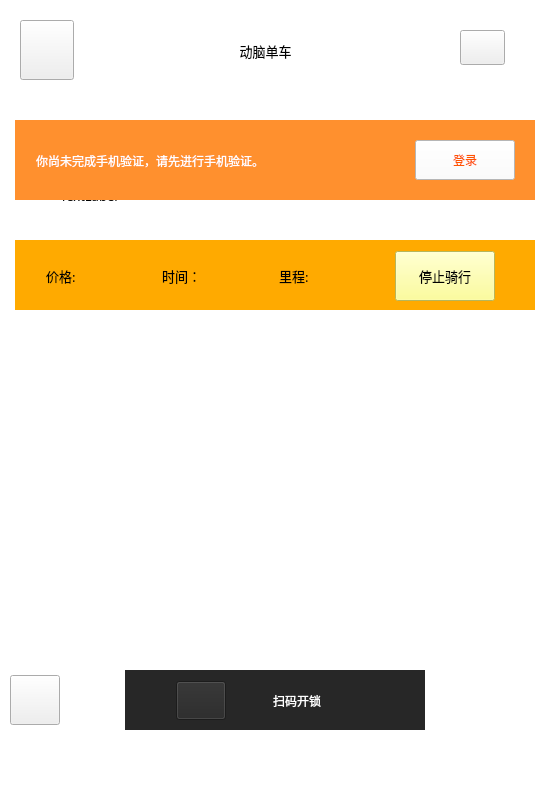
<?xml version="1.0" encoding="UTF-8"?>
<ui version="4.0">
 <class>HomeWindow</class>
 <widget class="QWidget" name="HomeWindow">
  <property name="geometry">
   <rect>
    <x>0</x>
    <y>0</y>
    <width>550</width>
    <height>800</height>
   </rect>
  </property>
  <property name="minimumSize">
   <size>
    <width>550</width>
    <height>800</height>
   </size>
  </property>
  <property name="maximumSize">
   <size>
    <width>550</width>
    <height>800</height>
   </size>
  </property>
  <property name="font">
   <font>
    <family>微软雅黑</family>
    <pointsize>10</pointsize>
   </font>
  </property>
  <property name="windowTitle">
   <string>动脑单车</string>
  </property>
  <property name="windowIcon">
   <iconset resource="image/image.qrc">
    <normaloff>:/home/home_title_icon.png</normaloff>:/home/home_title_icon.png</iconset>
  </property>
  <widget class="QPushButton" name="user_center_button">
   <property name="geometry">
    <rect>
     <x>20</x>
     <y>20</y>
     <width>54</width>
     <height>60</height>
    </rect>
   </property>
   <property name="maximumSize">
    <size>
     <width>55</width>
     <height>60</height>
    </size>
   </property>
   <property name="text">
    <string/>
   </property>
   <property name="icon">
    <iconset>
     <normaloff>:/home/home_user_center_icon.png</normaloff>
     <normalon>:/home/home_user_center_icon.png</normalon>:/home/home_user_center_icon.png</iconset>
   </property>
  </widget>
  <widget class="QStackedWidget" name="stackedWidget">
   <property name="geometry">
    <rect>
     <x>0</x>
     <y>90</y>
     <width>550</width>
     <height>710</height>
    </rect>
   </property>
   <property name="currentIndex">
    <number>0</number>
   </property>
   <widget class="QWidget" name="page">
    <widget class="QWidget" name="tipLoginWidget" native="true">
     <property name="geometry">
      <rect>
       <x>15</x>
       <y>30</y>
       <width>520</width>
       <height>80</height>
      </rect>
     </property>
     <property name="styleSheet">
      <string notr="true">background-color: rgb(255, 144, 46);</string>
     </property>
     <widget class="QWidget" name="horizontalLayoutWidget">
      <property name="geometry">
       <rect>
        <x>10</x>
        <y>0</y>
        <width>501</width>
        <height>81</height>
       </rect>
      </property>
      <layout class="QHBoxLayout" name="horizontalLayout">
       <item>
        <widget class="QLabel" name="label">
         <property name="styleSheet">
          <string notr="true">font: 11pt &quot;Arial&quot;;
color: rgb(255, 255, 255);</string>
         </property>
         <property name="text">
          <string>你尚未完成手机验证，请先进行手机验证。</string>
         </property>
         <property name="wordWrap">
          <bool>true</bool>
         </property>
        </widget>
       </item>
       <item>
        <widget class="QPushButton" name="requestLoginButton">
         <property name="maximumSize">
          <size>
           <width>100</width>
           <height>40</height>
          </size>
         </property>
         <property name="styleSheet">
          <string notr="true">background-color: rgb(255, 255, 255);
color: rgb(255, 255, 255);
color: rgb(255, 85, 0);
font: 10pt &quot;新宋体&quot;;
font: 75 9pt &quot;Arial&quot;;</string>
         </property>
         <property name="text">
          <string>登录</string>
         </property>
        </widget>
       </item>
      </layout>
     </widget>
    </widget>
    <widget class="QLabel" name="label_3">
     <property name="geometry">
      <rect>
       <x>60</x>
       <y>90</y>
       <width>182</width>
       <height>31</height>
      </rect>
     </property>
     <property name="text">
      <string>TextLabel</string>
     </property>
    </widget>
    <widget class="QWidget" name="scanWidget" native="true">
     <property name="geometry">
      <rect>
       <x>125</x>
       <y>580</y>
       <width>300</width>
       <height>60</height>
      </rect>
     </property>
     <property name="styleSheet">
      <string notr="true">background-color: rgb(39, 39, 39);</string>
     </property>
     <widget class="QWidget" name="horizontalLayoutWidget_2">
      <property name="geometry">
       <rect>
        <x>-1</x>
        <y>0</y>
        <width>301</width>
        <height>61</height>
       </rect>
      </property>
      <layout class="QHBoxLayout" name="horizontalLayout_2">
       <item>
        <widget class="QPushButton" name="cameraScanButton">
         <property name="maximumSize">
          <size>
           <width>50</width>
           <height>45</height>
          </size>
         </property>
         <property name="text">
          <string/>
         </property>
        </widget>
       </item>
       <item>
        <widget class="QLabel" name="scanTipLabel">
         <property name="maximumSize">
          <size>
           <width>100</width>
           <height>16777215</height>
          </size>
         </property>
         <property name="styleSheet">
          <string notr="true">color: rgb(255, 255, 255);
font: 12pt &quot;黑体&quot;;</string>
         </property>
         <property name="text">
          <string>扫码开锁</string>
         </property>
        </widget>
       </item>
      </layout>
     </widget>
    </widget>
    <widget class="QWidget" name="verticalLayoutWidget">
     <property name="geometry">
      <rect>
       <x>-1</x>
       <y>-1</y>
       <width>551</width>
       <height>711</height>
      </rect>
     </property>
     <layout class="QVBoxLayout" name="mapLayout">
      <item>
       <widget class="QWidget" name="widget_2" native="true"/>
      </item>
     </layout>
    </widget>
    <zorder>label_3</zorder>
    <zorder>verticalLayoutWidget</zorder>
    <zorder>tipLoginWidget</zorder>
    <zorder>scanWidget</zorder>
   </widget>
   <widget class="QWidget" name="page_2"/>
  </widget>
  <widget class="QPushButton" name="bikeButton">
   <property name="geometry">
    <rect>
     <x>150</x>
     <y>30</y>
     <width>231</width>
     <height>41</height>
    </rect>
   </property>
   <property name="styleSheet">
    <string notr="true">background-color: rgb(255, 255, 255);
font: 14pt &quot;黑体&quot;;</string>
   </property>
   <property name="text">
    <string>动脑单车</string>
   </property>
   <property name="flat">
    <bool>true</bool>
   </property>
  </widget>
  <widget class="QPushButton" name="messages_button">
   <property name="geometry">
    <rect>
     <x>460</x>
     <y>30</y>
     <width>45</width>
     <height>35</height>
    </rect>
   </property>
   <property name="maximumSize">
    <size>
     <width>50</width>
     <height>40</height>
    </size>
   </property>
   <property name="text">
    <string/>
   </property>
   <property name="icon">
    <iconset>
     <normaloff>:/home/home_messages_icon.png</normaloff>:/home/home_messages_icon.png</iconset>
   </property>
  </widget>
  <widget class="QLabel" name="background">
   <property name="geometry">
    <rect>
     <x>0</x>
     <y>0</y>
     <width>550</width>
     <height>800</height>
    </rect>
   </property>
   <property name="styleSheet">
    <string notr="true">background-color: rgb(255, 255, 255);</string>
   </property>
   <property name="text">
    <string/>
   </property>
  </widget>
  <widget class="QPushButton" name="locationButton">
   <property name="enabled">
    <bool>true</bool>
   </property>
   <property name="geometry">
    <rect>
     <x>10</x>
     <y>675</y>
     <width>50</width>
     <height>50</height>
    </rect>
   </property>
   <property name="maximumSize">
    <size>
     <width>50</width>
     <height>50</height>
    </size>
   </property>
   <property name="text">
    <string/>
   </property>
  </widget>
  <widget class="QWidget" name="ridingInfowidget" native="true">
   <property name="geometry">
    <rect>
     <x>15</x>
     <y>240</y>
     <width>520</width>
     <height>70</height>
    </rect>
   </property>
   <property name="styleSheet">
    <string notr="true">background-color: rgb(255, 170, 0);</string>
   </property>
   <widget class="QWidget" name="horizontalLayoutWidget_3">
    <property name="geometry">
     <rect>
      <x>0</x>
      <y>0</y>
      <width>511</width>
      <height>71</height>
     </rect>
    </property>
    <layout class="QHBoxLayout" name="ridingInfoLayout">
     <item>
      <spacer name="horizontalSpacer_2">
       <property name="orientation">
        <enum>Qt::Horizontal</enum>
       </property>
       <property name="sizeType">
        <enum>QSizePolicy::Fixed</enum>
       </property>
       <property name="sizeHint" stdset="0">
        <size>
         <width>20</width>
         <height>20</height>
        </size>
       </property>
      </spacer>
     </item>
     <item>
      <widget class="QLabel" name="moneyLabel">
       <property name="styleSheet">
        <string notr="true">font: 11pt &quot;黑体&quot;;</string>
       </property>
       <property name="text">
        <string>价格:</string>
       </property>
      </widget>
     </item>
     <item>
      <widget class="QLabel" name="timeLabel">
       <property name="styleSheet">
        <string notr="true">font: 11pt &quot;黑体&quot;;</string>
       </property>
       <property name="text">
        <string>时间：</string>
       </property>
      </widget>
     </item>
     <item>
      <widget class="QLabel" name="tripLabel">
       <property name="styleSheet">
        <string notr="true">font: 11pt &quot;黑体&quot;;</string>
       </property>
       <property name="text">
        <string>里程:</string>
       </property>
      </widget>
     </item>
     <item>
      <widget class="QPushButton" name="finishRideButton">
       <property name="minimumSize">
        <size>
         <width>0</width>
         <height>50</height>
        </size>
       </property>
       <property name="maximumSize">
        <size>
         <width>100</width>
         <height>50</height>
        </size>
       </property>
       <property name="styleSheet">
        <string notr="true">font: 11pt &quot;黑体&quot;;
background-color: rgb(255, 255, 127);</string>
       </property>
       <property name="text">
        <string>停止骑行</string>
       </property>
      </widget>
     </item>
     <item>
      <spacer name="horizontalSpacer">
       <property name="orientation">
        <enum>Qt::Horizontal</enum>
       </property>
       <property name="sizeType">
        <enum>QSizePolicy::Fixed</enum>
       </property>
       <property name="sizeHint" stdset="0">
        <size>
         <width>20</width>
         <height>20</height>
        </size>
       </property>
      </spacer>
     </item>
    </layout>
    <zorder>tripLabel</zorder>
    <zorder>timeLabel</zorder>
    <zorder>moneyLabel</zorder>
    <zorder>finishRideButton</zorder>
   </widget>
  </widget>
  <zorder>background</zorder>
  <zorder>user_center_button</zorder>
  <zorder>stackedWidget</zorder>
  <zorder>bikeButton</zorder>
  <zorder>messages_button</zorder>
  <zorder>locationButton</zorder>
  <zorder>ridingInfowidget</zorder>
 </widget>
 <layoutdefault spacing="6" margin="11"/>
 <resources>
  <include location="image/image.qrc"/>
 </resources>
 <connections/>
</ui>
